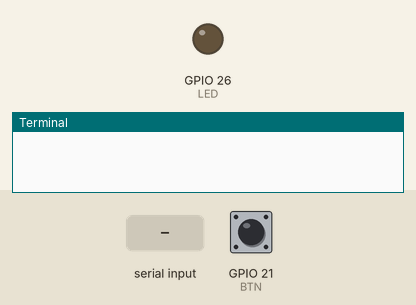
The program below on a simulated Raspberry Pi (BCM pin numbers). Shown: output pins drawn as LEDs (lit = HIGH), the last lines printed to the terminal. Dashed ring = blinking. The inputs (shaded band) are chosen by the test bench; at power-on: GPIO 21 (BTN) LOW.

Above: at 1.2 s.
1.3 s: GPIO 21 (BTN) pulled HIGH for 1 s
At 2.3 s:
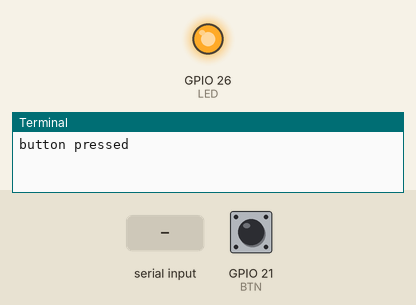
3.8 s: "1" typed at the terminal
At 7.9 s:
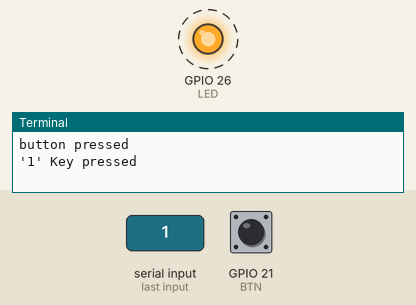
Timing chart, 0 to 12.8 s (numbered marks = the images above; inputs shaded):
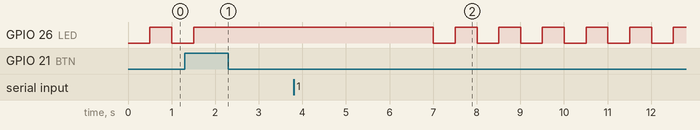

Measured:
- after the input at 1.3 s, GPIO 26 (LED): goes on until 1.5 s, then stays HIGH

The program:

gpio2.py
```python
#!venv/bin/python
import pigpio
import time
import sys
import select

pi = pigpio.pi()  # Connect to local pigpio daemon

if not pi.connected:
    exit(0)

LED = 26
BTN = 21
pi.set_mode(LED, pigpio.OUTPUT)
pi.set_mode(BTN, pigpio.INPUT)
pi.set_pull_up_down(BTN, pigpio.PUD_DOWN)

on = True
try:
  while True:
    t = 0.5
    on = not on
    btn_pressed = pi.read(BTN)
    if btn_pressed:
      print("button pressed")
      on = True
      t = 5
    else:
      dr, _, _ = select.select([sys.stdin], [], [], 0)
      if dr:
        c = sys.stdin.read(1)  # consume 1 char
        print(f"'{c}' Key pressed")
        if c=='q':
          print("exit")
          break
        elif c=='1':
          on = True
        elif c=='0':
          on = False
        elif c=='2':
          t = 2
        else:
          print("nothing pressed")

    pi.write(LED,on)
    time.sleep(t)

except KeyboardInterrupt:
    pi.stop()
```
